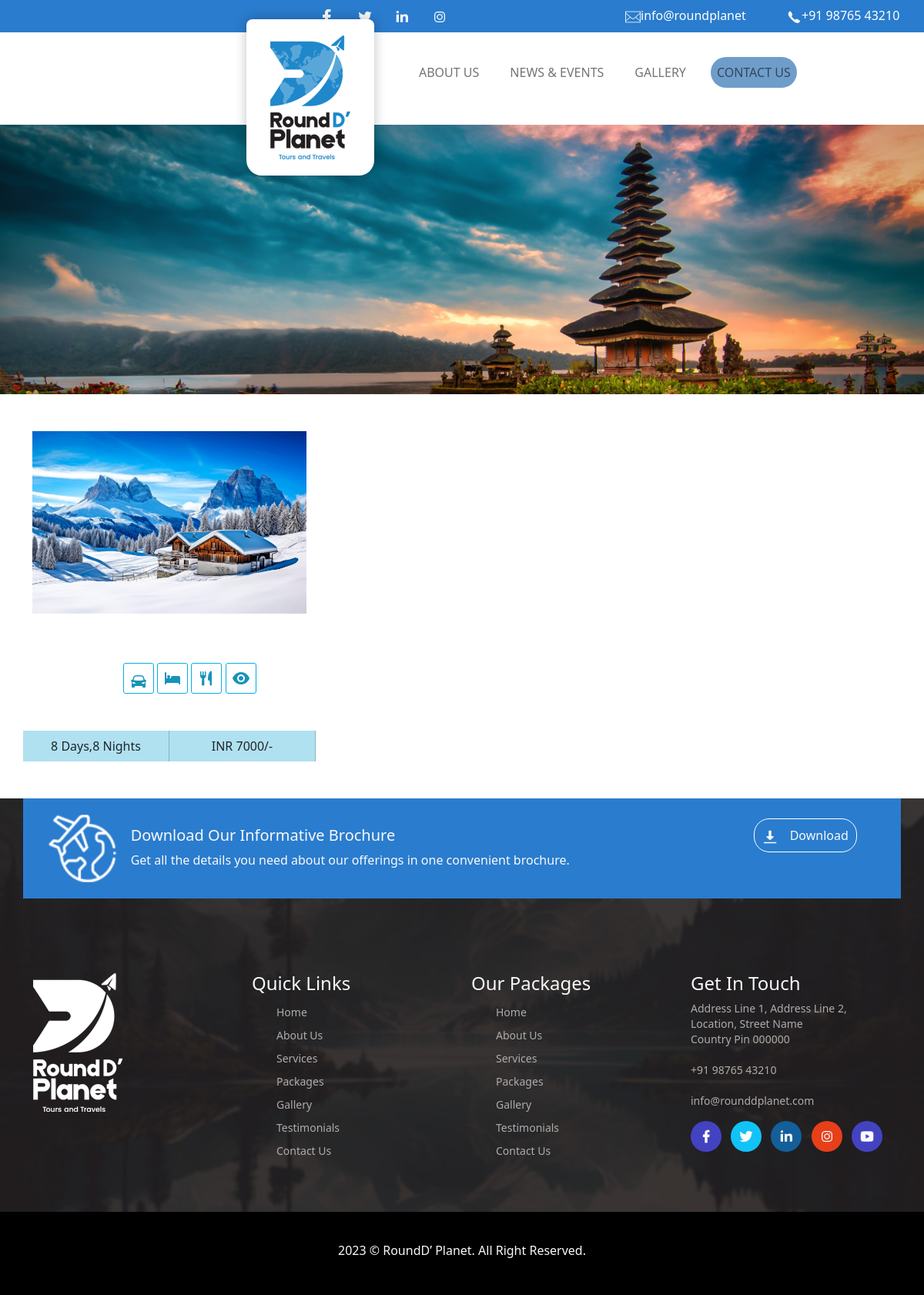
/subpack/3/, run on the app's committed database.
### tourism/models.py (models this page shows, shortened)
class Subpackage(models.Model):
    image = models.ImageField(upload_to='img')
    price=models.CharField(max_length=50)
    day=models.CharField(max_length=10)
    night=models.CharField(max_length=10)
    pack=models.ForeignKey(Package,on_delete=models.CASCADE)

### tourism/views.py (the view)
# urls.py: path('subpack/<int:id>/',views.Subpackages,name='subpack'),
def Subpackages(request,id):
    context={}
    sp=Package.objects.all()
    sub=Subpackage.objects.all().filter(id=id)
    context['sub']=sub
    context['sp']=sp
    return render(request,'subpack.html',context)

### tourism/templates/subpack.html (shortened to what this page needs)
{% load static %}
<!DOCTYPE html>
<html lang="en">
<head>
    <link href="https://cdn.jsdelivr.net/npm/bootstrap@5.1.3/dist/css/bootstrap.min.css" rel="stylesheet">
    <link rel="stylesheet" href="{% static 'css/subpack.css' %}">
    <link rel="stylesheet" href="https://cdnjs.cloudflare.com/ajax/libs/font-awesome/4.7.0/css/font-awesome.min.css">
 </head>
 <body>
    <div class="container-fluid r1">
        <div class="row pt-2 pb-2">
            <div class="col-lg-4 col-md-4 col-sm-4"></div>
            <div class="col-lg-4 col-md-4 col-sm-4">
                <a href=""><img src="{% static 'images/icon-facebook.png' %}" alt="" class="=i1"></a>
                <a href=""><img src="{% static 'images/icon-twitter.png' %}" alt="" class="i1 ms-4"></a>
                <a href=""><img src="{% static 'images/icon-linkedin.png' %}" alt="" class="i1 ms-4"></a>
                <a href=""><img src="{% static 'images/icon-instagram.png' %}" alt="" class="i1 ms-4"></a>
            </div>
            <div class="col-lg-4 col-md-4 col-sm-4">
                <a href="" class="a1"><img src="{% static 'images/icon-message.png' %}" alt="" class="i1">info@roundplanet</a>
                <a href="" class="a1"><img src="{% static 'images/icon-call.png' %}" alt="" class="i1 ms-5">+91 98765 43210</a>
            </div>
        </div>
    </div>
      <div class="container-fluid">
        <div class="row bg-white">
            <div class="col-lg-5 col-md-5 col-sm-5">
                <a href="{% url 'index' %}"><img src="{% static 'images/logo.png' %}" alt="" class="logo"></a>
            </div>
            <div class="col-lg col-md col-sm mt-4 mb-3">
              <nav class="navbar navbar-expand-lg navbar-light">
                <div class="container-fluid">
                  <div class="collapse navbar-collapse" id="navbarSupportedContent">
                    <ul class="navbar-nav me-auto mb-2 mb-lg-0">
                      <li>
                        <a class="nav-link l2" aria-current="page" href="{% url 'about' %}">ABOUT US</a>
                      </li>
                      <li>
                        <a class="nav-link  ms-4" aria-current="page" href="{% url 'packages'}>PACKAGES</a>
                      </li>
                      <li>
                        <a class="nav-link l2 ms-4" aria-current="page" href="news">NEWS & EVENTS</a>
                      </li>
                      <li>
                        <a class="nav-link l2 ms-4" aria-current="page" href="gallery">GALLERY</a>
                      </li>
                      <li>
                        <a class="nav-link l3 ms-4" aria-current="page" href="contact">CONTACT US</a>
                      </li>
                    </ul>
                  </div>
                </div>
              </nav>
            </div>
        </div>
    </div>
    <div class="c mt-4">
        <div class="row">
            <div class="col-lg col-md col-sm">
              <div class=" d2 mt-4"></div>
            </div>
        </div>
    </div>
    <div class="container mt-5">
        <div class="row">
            {% for i in sub %}
            <div class="col-lg-4 col-md-4 col-sm-4">
                <div class="row">
                  <a href="{% url 'subpack1' i.id %}"><img src="{{i.image.url}}" alt="" class="w-100">
                </div>
                <div class="row ">
                    <div class="text-center text-dark pt-5"></div>
                    <div class="d3 pt-3">
                        <img src="{% static 'images/icon-car.png' %}" alt="" class="i3">
                        <img src="{% static 'images/icon-bed.png' %}" alt="" class="i3">
                        <img src="{% static 'images/icon-ut.png' %}" alt="" class="i3">
                        <img src="{% static 'images/icon-eye.png' %}" alt="" class="i3">
                    </div>
                </div>
                <div class="row pt-5">
                    <div class="col-lg col-md col-sm text-center c6">
                        <div class="mt-2 mb-2">{{i.day}} Days,{{i.night}} Nights</div>
                    </div>
                    <div class="col-lg col-md col-sm text-center c6">
                        <div class="mt-2 mb-2">INR {{i.price}}/-</div>
                    </div>
                </div>
            </div>
            {% endfor %}
        </div>
    </div>
  <div class="footer mt-5">
    <div class="container">
        <div class="row rtwo">
            <div class="col-lg-1 col-md-1 col-sm-1">
               <img src="{% static 'images/icon1.png' %}" alt="" class="imageicon">
            </div>
            <div class="col-lg col-md col-sm mt-3 ms-3 text-light">
                <h5>Download Our Informative Brochure</h5>
                <p>Get all the details you need about our offerings in one convenient brochure.</p>
            </div>
            <div class="col-lg-2 col-md-2 col-sm-2 mt-3">
                <a href="" class="href1"><img src="{% static 'images/icon-download.png' %}" alt="" class="icon-download"><span class="ms-3 text-light">Download</span></a>
            </div>
        </div>
        <div class="row mt-5 mb-5">
            <div class="col-lg col-md col-sm mt-5">
                <img src="{% static 'images/logo1.png' %}" alt="" class="w-30">
            </div>
            <div class="col-lg col-md col-sm mt-5">
                <h4 class="text-light">Quick Links</h4>
                <ul class="ul">
                    <li><a href="" class="li">Home</a></li>
                    <li><a href="" class="li">About Us</a></li>
                    <li><a href="" class="li">Services</a></li>
                    <li><a href="" class="li">Packages</a></li>
                    <li><a href="" class="li">Gallery</a></li>
                    <li><a href="" class="li">Testimonials</a></li>
                    <li><a href="" class="li">Contact Us</a></li>
                </ul>
            </div>
            <div class="col-lg col-md col-sm mt-5">
                <h4 class="text-light">Our Packages</h4>
                <ul class="ul">
                    <li><a href="" class="li">Home</a></li>
                    <li><a href="" class="li">About Us</a></li>
                    <li><a href="" class="li">Services</a></li>
                    <li><a href="" class="li">Packages</a></li>
                    <li><a href="" class="li">Gallery</a></li>
                    <li><a href="" class="li">Testimonials</a></li>
                    <li><a href="" class="li">Contact Us</a></li>
                </ul>
            </div>
            <div class="col-lg col-md col-sm mt-5">
                <h4 class="text-light">Get In Touch</h4>
                <p class="para2">
                    Address Line 1, Address Line 2,<br>
                    Location, Street Name <br>
                    Country Pin 000000
                    <br><br>
                    <a href="" class="href2"> +91 98765 43210 </a>
                    <br><br>
                    <a href="" class="href2">info@rounddplanet.com</a>
                </p>
                <div class="col-lg col-md col-sm">
                  <a href=""><img src="{% static 'images/icon-facebook.png' %}" alt="" class="icons1"></a>
                  <a href=""><img src="{% static 'images/icon-twitter.png' %}" alt="" class="icons2 ms-2"></a>
                  <a href=""><img src="{% static 'images/icon-linkedin.png' %}" alt="" class="icons3 ms-2"></a>
                  <a href=""><img src="{% static 'images/icon-instagram.png' %}" alt="" class="icons4 ms-2"></a>
                  <a href=""><img src="{% static 'images/icons-youtube.png' %}" alt="" class="icons5 ms-2"></a>
                </div>
            </div>
        </div>
    </div>
    <div class="para3 text-light text-center">
        <p class="mt-2">2023 © RoundD’ Planet. All Right Reserved.</p>
    </div>
</div>
</body>
</html>

### static/css/subpack.css (style rules this page uses)
body { overflow-x: hidden; }
.r1 { background-color: rgb(42, 124, 206); position: relative; }
.i1 { width: 20px; }
a.a1 { color:white; text-decoration: none; }
.logo { left:20em; top:25px; z-index: 100; position: absolute; background-color: white; border-radius: 20px; border-top-left-radius: 20px; border-top-right-radius: 20px; border-top-left-radius: 8px; border-top-right-radius: 8px; padding: 20px 30px; display: inline-block; box-shadow: 0px 0px 15px 0px rgba(0,0,0,0.25); }
a.l2 { border-radius: 20px; color: black; }
a.l3 { border-radius: 20px; background-color: rgb(111, 157, 202); color: white; }
.c { background-image: url(../images/background-03.jpg); background-size:cover; background-repeat: no-repeat; height: 350px; overflow: hidden; position: relative; }
.d2 { color:white; font-size: 50px; text-align: center; padding-top: 100px; font-family: 'Playfair Display', serif }
.i3 { width:40px ; border: 1px solid rgb(5, 173, 230); padding:7px; border-radius: 3px; }
.d3 { margin-left: 118px; }
.c6 { border-right: 1px solid rgb(130, 180, 196); background-color:rgb(176, 225, 241); }
.footer { background-image: url(../images/background2.jpg); background-size: cover; height: 590px; }
.rtwo { background-color: rgb(42, 124, 206) ; padding: 20px; }
.imageicon { width: 90px; height: 90px; }
.icon-download { width: 20px; }
.href1 { border: 1px solid white; border-radius: 20px; padding: 10px; text-decoration: none; }
.ul { list-style: none; font-size: 14px; line-height: 30px; }
.li { text-decoration: none; color: rgb(175, 172, 172); }
.para2 { color: rgb(175, 172, 172); font-size: 14px; line-height: 20px; }
a.href2 { color: rgb(175, 172, 172); font-size: 14px; line-height: 20px; text-decoration: none; }
.icons1 { width: 40px; border-radius: 50%; background-color: rgb(67, 67, 194); padding: 10px; }
.icons2 { width: 40px; border-radius: 50%; background-color: rgb(18, 195, 248); padding: 10px; }
.icons3 { width: 40px; border-radius: 50%; background-color: rgb(19, 95, 154); padding: 10px; }
.icons4 { width: 40px; border-radius: 50%; background-color: rgb(231, 63, 26); padding: 10px; }
.icons5 { width: 40px; border-radius: 50%; background-color: rgb(67, 67, 194); padding: 10px; }
.para3 { background-color: black; padding: 30px; }

### data on the page
Subpackage: image (picture), day "8", night "8", price "7000"
